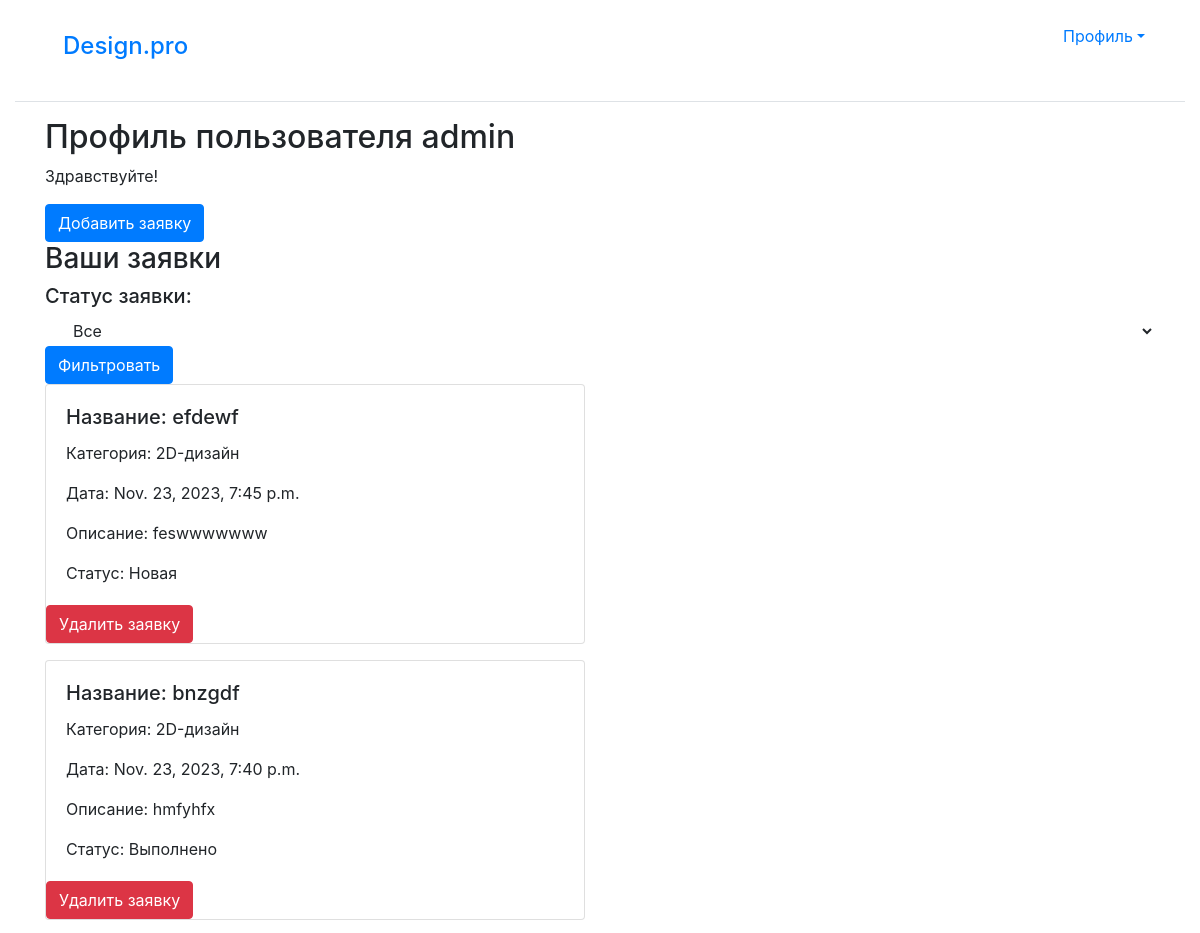
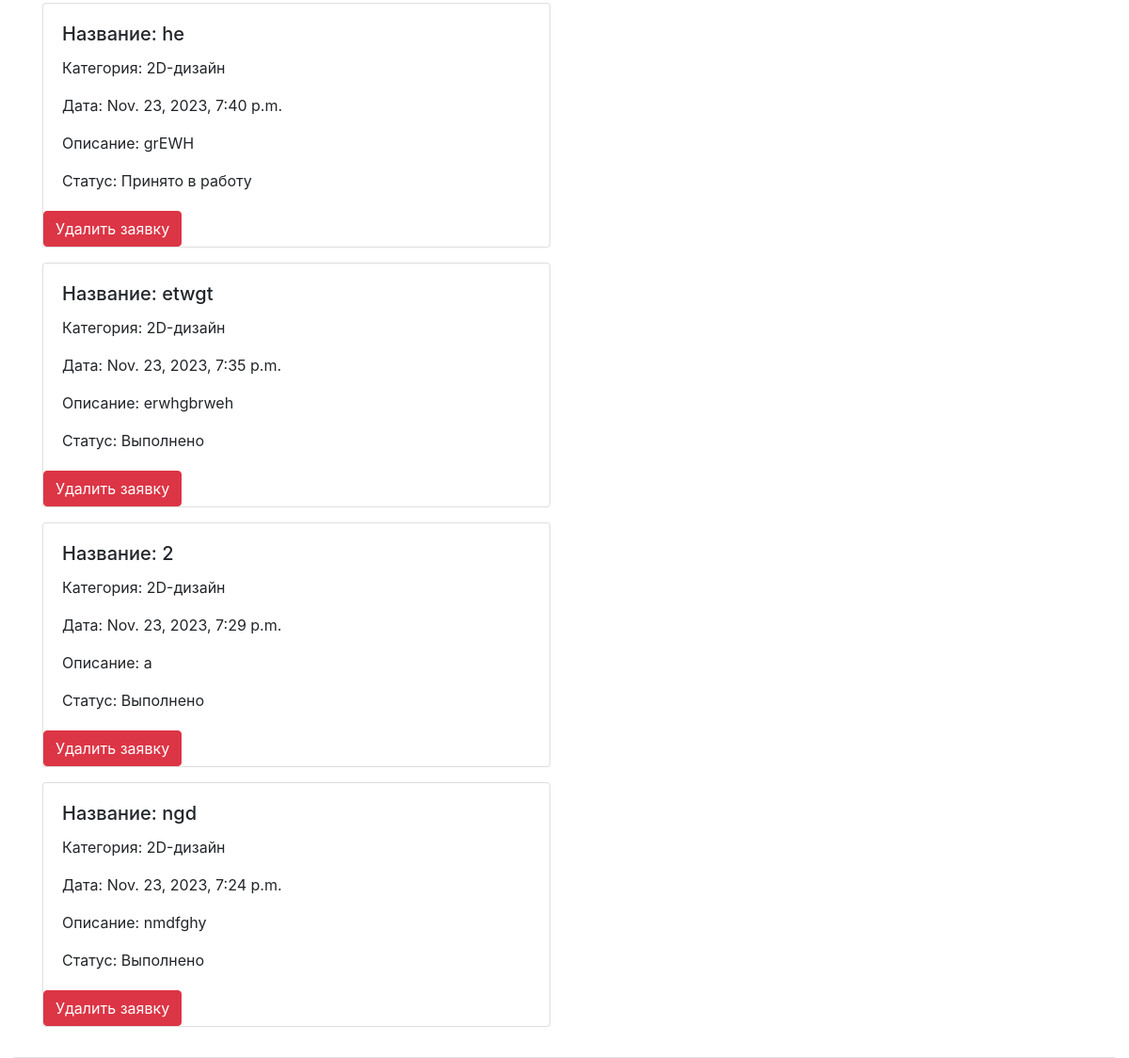
The page /accounts/profile/ (signed in) on the database as committed earlier (2 pictures, top to bottom).
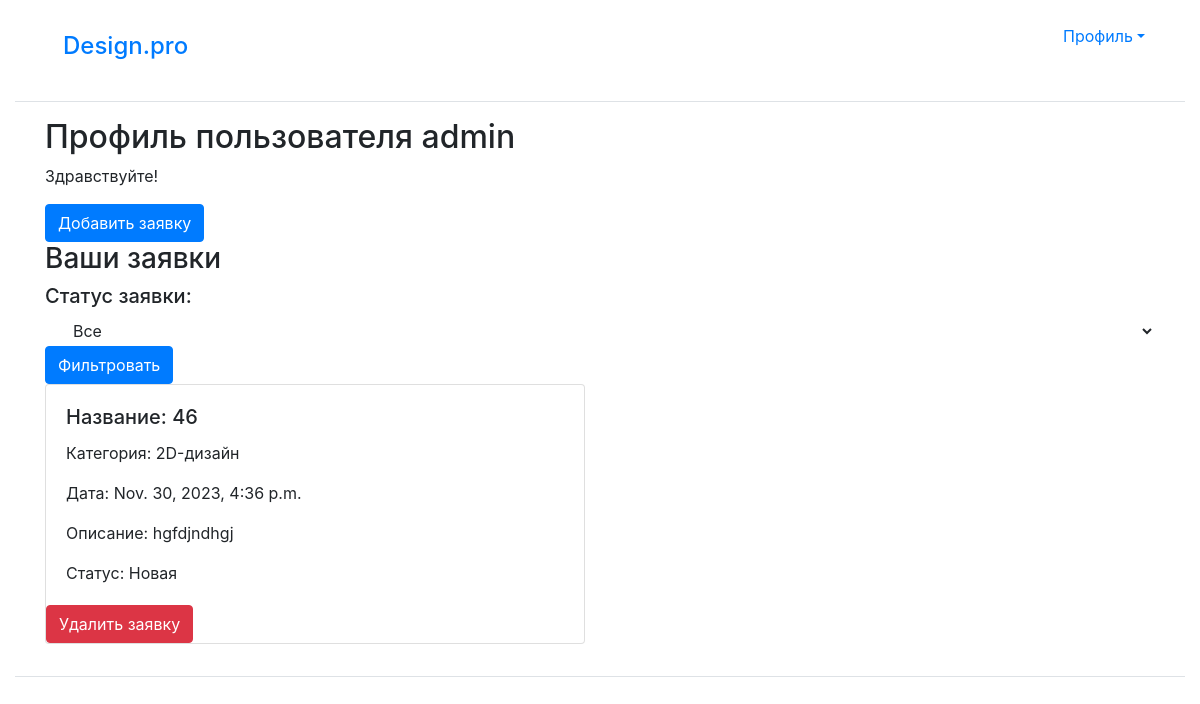
The same page on the database as committed later.
### App/models.py (models this page shows, shortened)
class Request(models.Model):
    title = models.CharField(max_length=200, verbose_name='Название заявки')
    content = models.TextField(verbose_name='Описание заявки')
    image = models.ImageField(blank=True, upload_to='image/', verbose_name='Фотография')
    image_design = models.ImageField(blank=True, upload_to='design/', verbose_name='Выберите фотографию')
    created_at = models.DateTimeField(auto_now_add=True, db_index=True, verbose_name='Временная метка')
    category = models.ForeignKey('Category', on_delete=models.CASCADE, null=True)
    choices = (
        ('Новая', 'Новая'),
        ('Принято в работу', 'Принято в работу'),
        ('Выполнено', 'Выполнено'),
    )
    status = models.CharField(verbose_name="Статус", max_length=200, choices=choices, default='Новая')
    user = models.ForeignKey('User', on_delete=models.CASCADE, null=False)
    comment = models.TextField(blank=True)
    class Meta:
        ordering = ['-created_at']

class Category(models.Model):
    category_title = models.CharField(max_length=200, verbose_name='Название категории')
    def __str__(self):
        return self.category_title

### App/views.py (the view)
# urls.py: path('accounts/profile/', profile, name='profile'),
@login_required
def profile(request):
    status = request.GET.get('status', '')
    current_user = request.user
    request_list = Request.objects.filter(user=current_user)
    context = {'status': status, 'request_list': request_list}
    return render(request, 'main/profile.html', context)

### App/templates/main/profile.html (shortened to what this page needs)
{% extends "layout/main.html" %}
{% load bootstrap4 %}
{% block content %}
<h2>Профиль пользователя {{ user.username }}</h2>
{% if user.first_name and user.last_name %}
<p>Здравствуйте, {{ user.first_name }} {{ user.last_name }} </p>
{% else %}
<p>Здравствуйте! </p>
{% endif %}
<button type="button" class="btn btn-primary"><a href="{% url 'App:profile_request_add' %}" style="color: white; text-decoration: none;">Добавить заявку</a></button>
<h3>Ваши заявки</h3>
<h5>Статус заявки:</h5>
<form method="GET">
    <select class="dropdown-item" name="status">
        <option value="">Все</option>
    </select>
    <button type="submit" class="btn btn-primary">Фильтровать</button>
</form>
{% if status == 'Новая' %}
    {% for request in request_list %}
    {% if request.status == 'Новая' %}
    <div class="card mb-3" style="max-width: 540px;">
        <div class="row no-gutters">
            <div class="col-md-8">
                <div class="card-body">
                    <h5 class="card-title">Название: {{request.title}}</h5>
                    <p class="card-text">Категория: {{request.category}}</p>
                    <p class="card-text">Дата: {{request.created_at}}</p>
                    <p class="card-text">Описание: {{request.content}}</p>
                    <p class="card-text">Статус: {{request.status}}</p>
                </div>
                <button type="button" class="btn btn-danger"><a href="{% url 'App:profile_request_delete' pk=request.id%}" style="color: white; text-decoration: none;">Удалить заявку</a></button>
            </div>
        </div>
    </div>
    {% endif %}
    {% endfor %}
{% else %}
    {% for request in request_list %}
    <div class="card mb-3" style="max-width: 540px;">
        <div class="row no-gutters">
            <div class="col-md-8">
                <div class="card-body">
                    <h5 class="card-title">Название: {{request.title}}</h5>
                    <p class="card-text">Категория: {{request.category}}</p>
                    <p class="card-text">Дата: {{request.created_at}}</p>
                    <p class="card-text">Описание: {{request.content}}</p>
                    <p class="card-text">Статус: {{request.status}}</p>
                </div>
                <button type="button" class="btn btn-danger"><a href="{% url 'App:profile_request_delete' pk=request.id%}" style="color: white; text-decoration: none;">Удалить заявку</a></button>
            </div>
        </div>
    </div>
    {% endfor %}
{% endif %}
{% endblock %}

Rows that differ between the two databases and show on the page:
removed Request: title "efdewf", category "2D-дизайн", created_at "Nov. 23, 2023, 7:45 p.m.", content "feswwwwwww", status "Новая"
removed Request: title "bnzgdf", category "2D-дизайн", created_at "Nov. 23, 2023, 7:40 p.m.", content "hmfyhfx", status "Выполнено"
removed Request: title "he", category "2D-дизайн", created_at "Nov. 23, 2023, 7:40 p.m.", content "grEWH", status "Принято в работу"
removed Request: title "etwgt", category "2D-дизайн", created_at "Nov. 23, 2023, 7:35 p.m.", content "erwhgbrweh", status "Выполнено"
removed Request: title "2", category "2D-дизайн", created_at "Nov. 23, 2023, 7:29 p.m.", content "а", status "Выполнено"
removed Request: title "ngd", category "2D-дизайн", created_at "Nov. 23, 2023, 7:24 p.m.", content "nmdfghy", status "Выполнено"
added Request: title "46", category "2D-дизайн", created_at "Nov. 30, 2023, 4:36 p.m.", content "hgfdjndhgj", status "Новая"
